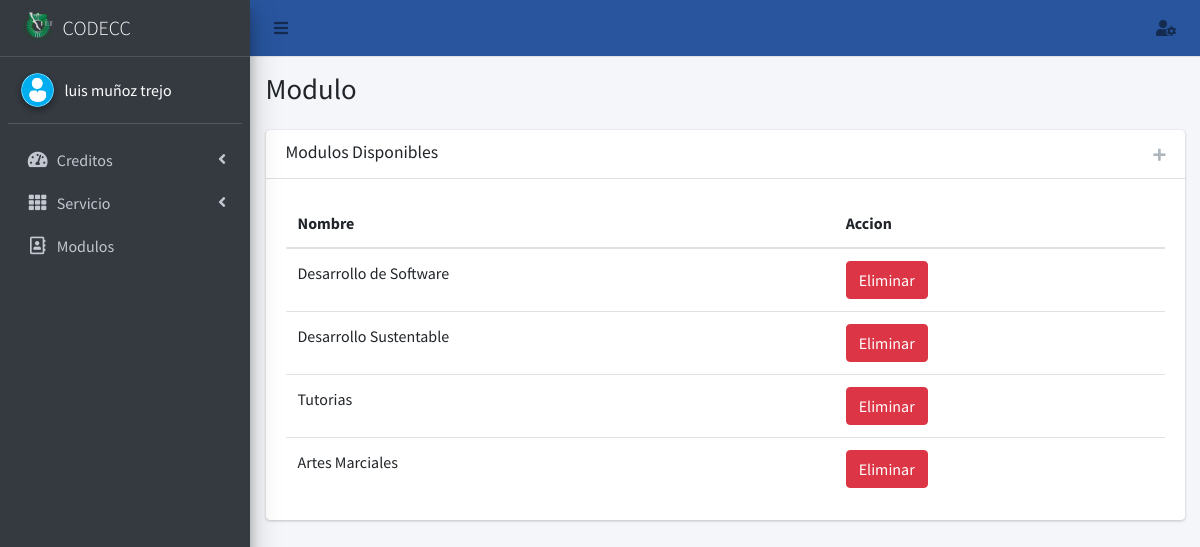
Screenshot of /modulo/ (signed in) with the database file from the repository.
### core/models.py (models this page shows, shortened)
class Perfil(models.Model):
    user=models.OneToOneField(User,null=True,on_delete=models.SET_NULL)
    nombre=models.CharField(max_length=56, blank=False, null=False)
    apellido_paterno=models.CharField(max_length=56, blank=False, null=False)
    apellido_materno=models.CharField(max_length=56, blank=False, null=False)
    modulo=models.ManyToManyField(Modulo, blank=True)
    email_institucional=models.CharField(max_length=126, blank=False, null=False, validators=[RegexValidator(regex=r'(^[a-zA-Z0-9_.+-]+@tectijuana.edu.mx+$)|(^[a-zA-Z0-9_.+-]+@tectijuana.tecnm.mx+$)',message="El formato del correo debe ser @tectijuana.edu.mx")])
    foto=models.ImageField(upload_to=rename_folder_photo, max_length=126, blank=True, null=True)
    estado=models.BooleanField(default=False)
    created_at = models.DateTimeField("Creado ", auto_now_add=True)
    updated_at = models.DateTimeField("Actualizado ", auto_now=True)
    class Meta:
        verbose_name="Perfil"
        verbose_name_plural="Perfiles"

class Modulo(models.Model):
    tipo=models.CharField(max_length=56, blank=False, null=False, unique=True)
    maximo=models.CharField(max_length=56, blank=False, null=False)
    created_at = models.DateTimeField("Creado ", auto_now_add=True)
    updated_at = models.DateTimeField("Actualizado ", auto_now=True)
    class Meta:
        verbose_name="Modulo"
        verbose_name_plural="Modulos"

### core/views.py (the view, shortened to what this page needs)
# urls.py: path('modulo/',views.modulo,name='modulo'),
@login_required(login_url='login_docente')
def modulo(request):
    contexto={
        'title':'Modulo',
        'titulo':'Modulo',
        'usuario': Perfil.objects.get(user=request.user.id),
        'data':Modulo.objects.all(),
    }
    return render(request,'docente/modulo.html',contexto)

### core/templatetags/templates.py (called while the page is built)
@register.filter(name='has_group')
def has_group(user, group_name):
       groups = user.groups.all().values_list('name', flat=True)
       return True if group_name in groups else False

@register.simple_tag
def loadsession(user):
       bandera=False
       data=Perfil.objects.get(user=user)
       if data.estado:
              bandera=True
       return bandera

### templates/docente/modulo.html (shortened to what this page needs)
{%extends 'docente/inicio.html' %}
{% load staticfiles %}
{%load templates%}
{%block content%}
<div class="col-lg-12">
  {%if request.user.is_superuser%}
    <div class="card">
        <div class="card-header">
            <h5 class="card-title">Modulos Disponibles</h5>
            <div class="card-tools">
              <button type="button" class="btn btn-tool agregar" title="Agregar Modulo" data-toggle="modal" data-target="#modal">
                <i class="fas fa-plus"></i>
              </button>
            </div>
          </div>
          <div class="card-body">
            <table class="table table-hover text-nowrap">
                <thead>
                  <tr>
                    <th>Nombre</th>
                    <th>Accion</th>
                  </tr>
                </thead>
                <tbody>
                    {%for values in data%}
                  <tr class="row-select">
                      <td>{{values.tipo}}</td>
                      <td><button class="btn btn-danger other" value="{{values.id}}">Eliminar</button></td>
                    </tr>
                  {%endfor%}
                    </tbody>
              </table>
          </div>
    </div>
      {%else%}
      <p>No tienes permisos para poder realizar esta accion</p>
      {%endif%}
</div>
{%endblock content%}

### templates/docente/aside.html (shortened to what this page needs)
{%load templates%}
 <aside class="main-sidebar sidebar-dark-primary elevation-4">
    <a href="" class="brand-link">
      <img src="/static/img/logo_TECT.png" alt="Logo TecNM" class="brand-image" style="opacity: .8">
      <span class="brand-text font-weight-light">CODECC</span>
    </a>
    <div class="sidebar">
      <div class="user-panel mt-3 pb-3 mb-3 d-flex">
        <div class="image">
          {%if usuario.foto%}
          <img src="{{usuario.foto.url}}" class="img-circle elevation-2" alt="User Image">
          {%else%}
          <img src="/static/img/usernone.png" class="img-circle elevation-2" alt="User Image">
          {%endif%}
        </div>
        <div class="info">
          <span style="color: white;">{{usuario.nombre}} {{usuario.apellido_paterno}} {{usuario.apellido_materno}}</span>
        </div>
      </div>
      <nav class="mt-2">
        <ul class="nav nav-pills nav-sidebar flex-column" data-widget="treeview" role="menu" data-accordion="false">
          {% if request.user|has_group:"Docente" or request.user.is_superuser %}
          <li class="nav-item">
            <a href="#" class="nav-link">
              <i class="nav-icon fas fa-tachometer-alt"></i>
              <p>
                Creditos
                <i class="right fas fa-angle-left"></i>
              </p>
            </a>
          </li>
          {%endif%}
          {% if request.user|has_group:"Servicio" or request.user.is_superuser %}
          <li class="nav-item">
            <a href="#" class="nav-link">
              <i class="nav-icon fas fa-th"></i>
              <p>
                Servicio
                <i class="right fas fa-angle-left"></i>
              </p>
            </a>
          </li>
          {%endif%}
          {% if request.user.is_superuser %}
          <li class="nav-item">
            <a href="{%url 'modulo'%}" class="nav-link">
              <i class="nav-icon far fa-address-book"></i>
              <p>
                Modulos
              </p>
            </a>
          </li>
          {%endif%}
        </ul>
      </nav>
    </div>
  </aside>

### rows the page displays
Perfil: nombre "luis", apellido_paterno "muñoz", apellido_materno "trejo"
Modulo: tipo "Desarrollo de Software", {{ values.id }} 1 (drawn)
Modulo: tipo "Desarrollo Sustentable", {{ values.id }} 2 (drawn)
Modulo: tipo "Tutorias", {{ values.id }} 4 (drawn)
Modulo: tipo "Artes Marciales", {{ values.id }} 9 (drawn)

### other values shown
{{ titulo }} "Modulo"
